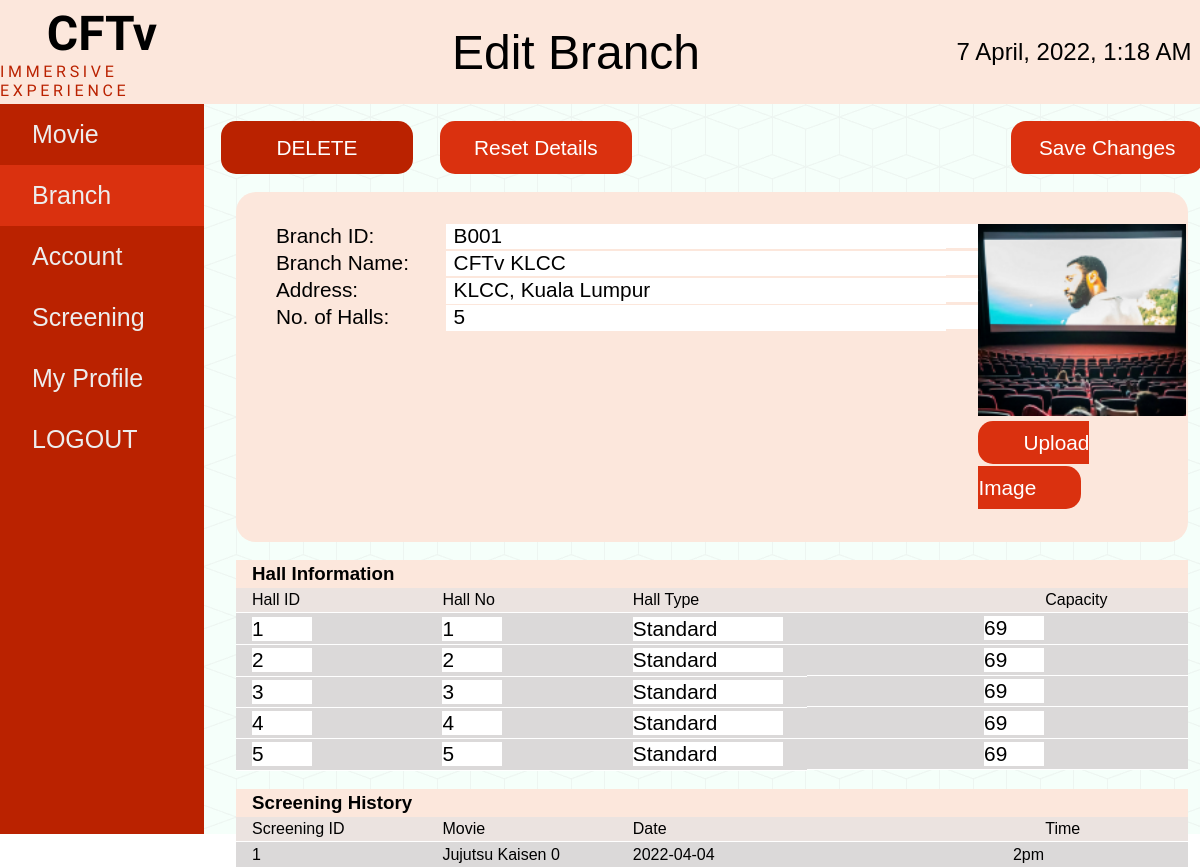
Before: /branchEdit.php?id=B001&br_id=39 (signed in) with the older database file.
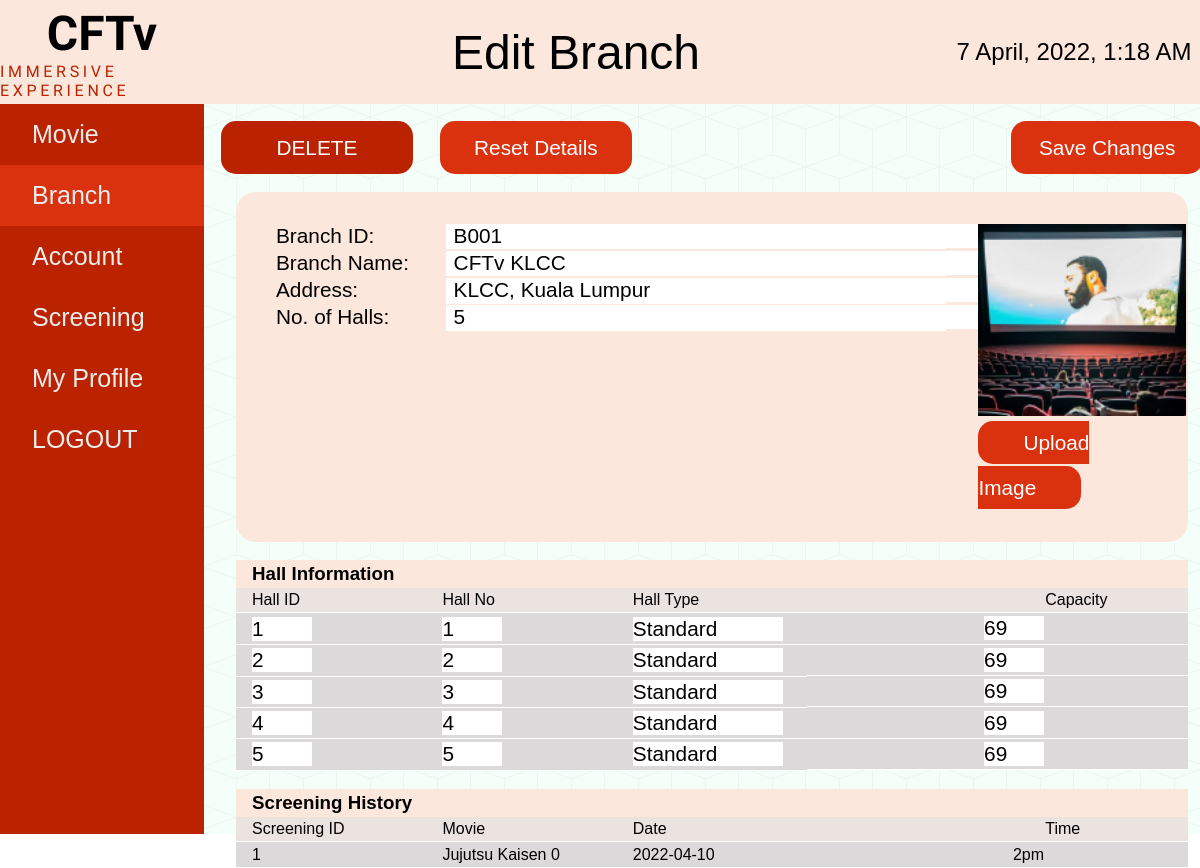
After: the same page with the newer database file.
### tables this page shows
CREATE TABLE `screening` (
  `screening_id` int(11) NOT NULL,
  `screen_id` varchar(11) NOT NULL,
  `movie_id` int(11) NOT NULL,
  `branch_id` int(11) NOT NULL,
  `hall_id` int(11) NOT NULL,
  `screening_date` date NOT NULL,
  `screening_time` varchar(6) NOT NULL
);

CREATE TABLE `movie` (
  `movie_id` int(11) NOT NULL,
  `movie_poster` varchar(300) NOT NULL,
  `movie_name` varchar(300) NOT NULL,
  `movie_duration` varchar(20) NOT NULL,
  `movie_date` date NOT NULL,
  `movie_rating` int(11) NOT NULL,
  `movie_trailer` varchar(300) NOT NULL,
  `movie_desc` varchar(3000) NOT NULL,
  `movie_case` varchar(30) NOT NULL
);

### branchEdit.php (the view, shortened to what this page needs)
<?php
require_once 'config.php';
$br_id = $_GET['id'];
	$branch_details = mysqli_query($connect, "select * from branch where branch_id = '".$br_id."' ");
	$branh_details = mysqli_query($connect, "select * from branch where branch_id = '".$br_id."' ");
	$screen_details = mysqli_query($connect, "select * from screening inner join movie on screening.movie_id = movie.movie_id where screening.branch_id = '".$_GET['br_id']."' ");
		$branch = mysqli_fetch_assoc($branch_details);
?>
<!DOCTYPE html>
<html lang="en">
	<head>
		<link rel="stylesheet" href="./styles/style.css" />
	</head>
	<body>
		<div class="navbar">
			<div class="logo">
				<h1>CFTv</h1>
				<p>IMMERSIVE EXPERIENCE</p>
			</div>
			<div class="heading">
				<h1>Edit Branch</h1>
			</div>
			<div class="date">
				<h2><?php echo date("j F, Y, g:i A") ?></h2>
			</div>
		</div>
		<div class="draw-body">
			<div class="drawer">
				<li><a href="./movieList.php">Movie</a></li>
				<li class="active"><a href="./branchList.php">Branch</a></li>
				<li><a href="./account-list.php">Account</a></li>
				<li><a href="./screenList.php">Screening</a></li>
				<li><a href="./profile.php">My Profile</a></li>
				<li><a href="branchEdit.php?logout" title="Log Out">LOGOUT</a></li>
			</div>
			<form method="post" enctype="multipart/form-data">
			<div class="content">
				<div class="button-bar-account">
					<button class="delete" type="submit" name="delete_branch">DELETE</button>
					<button type="reset">Reset Details</button>
					<button type="submit" name="update_branch">Save Changes</button>
				</div>
				<div class="main">
					<div class="box-account">
						<div class="left">
							<li>Branch ID:</li>
							<li>Branch Name:</li>
							<li>Address:</li>
							<li>No. of Halls:</li>
						</div>
						<div class="right">
							<li><input type="text" name="branch_id" style="width:550px; font-size: 1.3rem; border: none;" value="<?php echo $branch['branch_id']; ?>" readonly></li>
							<li><input type="text" name="branch_name" style="width:550px; font-size: 1.3rem; border: none;" value="<?php echo $branch['branch_name']; ?>" required></li>
							<li><input type="text" name="branch_address" style="width:550px; font-size: 1.3rem; border: none;" value="<?php echo $branch['branch_address']; ?>" required></li>
							<li><input type="text" name="no_of_hall" id="no_of_hall" style="width:550px; font-size: 1.3rem; border: none;" value="<?php echo $branch['no_of_halls']; ?>"readonly></li>
						</div>
						<div class="image">
							<img src="./images/<?php echo $branch['branch_image']; ?>" alt="branch_image" id="output" />
							<label for="branch_image">Upload Image</label>
						</div>
					</div>
					<br>
					<div class="txn">
						<h3>Hall Information</h3>
						<table>
							<tr>
								<th>Hall ID</th>
								<th>Hall No</th>
								<th>Hall Type</th>
								<th>Capacity</th>
							</tr>
							<?php
								while($branh = mysqli_fetch_assoc($branh_details)){
								$hall_details = mysqli_query($connect, "select * from hall where hall_id = '".$branh['hall_id']."' ");
								$hall = mysqli_fetch_assoc($hall_details);
							?>
							<tr>
								<td><input type='text' name='hall_id[]' style='width:60px; font-size: 1.3rem; border: none;' value="<?php echo $hall['hall_id']; ?>" readonly></td>
								<td><input type='text' name='hall_no[]' style='width:60px; font-size: 1.3rem; border: none;'required value="<?php echo $hall['hall_no']; ?>"></td>
								<td><input type='text' name='hall_type[]' style='width:150px; font-size: 1.3rem; border: none;'  required value="<?php echo $hall['hall_type']; ?>"></td>
								<td><input type='text' name='hall_capacity[]' style='width:60px; font-size: 1.3rem; border: none;' required value="<?php echo $hall['hall_capacity']; ?>"></td>
							</tr>
						<?php
							}
						?>
						</table>
					</div>
					<br>
					<div class="txn">
						<h3>Screening History</h3>
						<table>
							<tr>
								<th>Screening ID</th>
								<th>Movie</th>
								<th>Date</th>
								<th>Time</th>
							</tr>
							<?php
								while ($screen_detail = mysqli_fetch_assoc($screen_details)) {
							?>
							<tr>
								<td><?php echo $screen_detail['screen_id']; ?></td>
								<td><?php echo $screen_detail['movie_name']; ?></td>
								<td><?php echo $screen_detail['screening_date']; ?></td>
								<td><?php echo $screen_detail['screening_time']; ?></td>
							</tr>
								<?php
									}
							?>
						</table>
					</div>
				</form>
				</div>
	</body>
</html>

Changed rows visible on the page:
changed screening "2pm": screening_date "2022-04-04" → "2022-04-10"
